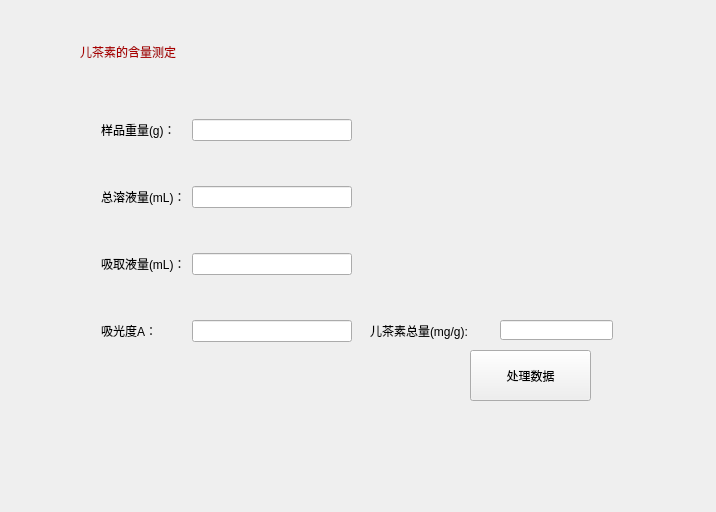
<?xml version="1.0" encoding="UTF-8"?>
<ui version="4.0">
 <class>Form</class>
 <widget class="QWidget" name="Form">
  <property name="geometry">
   <rect>
    <x>0</x>
    <y>0</y>
    <width>716</width>
    <height>512</height>
   </rect>
  </property>
  <property name="windowTitle">
   <string>Form</string>
  </property>
  <widget class="QPushButton" name="pushButton">
   <property name="geometry">
    <rect>
     <x>470</x>
     <y>350</y>
     <width>121</width>
     <height>51</height>
    </rect>
   </property>
   <property name="styleSheet">
    <string notr="true">font: 87 12pt &quot;Arial&quot;;</string>
   </property>
   <property name="text">
    <string>处理数据</string>
   </property>
  </widget>
  <widget class="QWidget" name="layoutWidget">
   <property name="geometry">
    <rect>
     <x>101</x>
     <y>80</y>
     <width>251</width>
     <height>301</height>
    </rect>
   </property>
   <layout class="QGridLayout" name="gridLayout">
    <item row="0" column="0">
     <widget class="QLabel" name="label_2">
      <property name="styleSheet">
       <string notr="true">font: 87 11pt &quot;Arial&quot;;</string>
      </property>
      <property name="text">
       <string>样品重量(g)：</string>
      </property>
     </widget>
    </item>
    <item row="2" column="2">
     <widget class="QLineEdit" name="lineEdit_3"/>
    </item>
    <item row="2" column="0">
     <widget class="QLabel" name="label_3">
      <property name="styleSheet">
       <string notr="true">font: 87 11pt &quot;Arial&quot;;</string>
      </property>
      <property name="text">
       <string>吸取液量(mL)：</string>
      </property>
     </widget>
    </item>
    <item row="3" column="0">
     <widget class="QLabel" name="label_5">
      <property name="styleSheet">
       <string notr="true">font: 87 11pt &quot;Arial&quot;;</string>
      </property>
      <property name="text">
       <string>吸光度A：</string>
      </property>
     </widget>
    </item>
    <item row="0" column="2">
     <widget class="QLineEdit" name="lineEdit_1"/>
    </item>
    <item row="1" column="2">
     <widget class="QLineEdit" name="lineEdit_2"/>
    </item>
    <item row="1" column="0">
     <widget class="QLabel" name="label">
      <property name="styleSheet">
       <string notr="true">font: 87 11pt &quot;Arial&quot;;</string>
      </property>
      <property name="text">
       <string>总溶液量(mL)：</string>
      </property>
     </widget>
    </item>
    <item row="3" column="2">
     <widget class="QLineEdit" name="lineEdit_4"/>
    </item>
   </layout>
  </widget>
  <widget class="QLabel" name="label_4">
   <property name="geometry">
    <rect>
     <x>80</x>
     <y>41</y>
     <width>231</width>
     <height>21</height>
    </rect>
   </property>
   <property name="styleSheet">
    <string notr="true">font: 87 14pt &quot;Arial&quot;;
color: rgb(170, 0, 0);</string>
   </property>
   <property name="text">
    <string>儿茶素的含量测定</string>
   </property>
  </widget>
  <widget class="QLabel" name="label_6">
   <property name="geometry">
    <rect>
     <x>370</x>
     <y>320</y>
     <width>131</width>
     <height>21</height>
    </rect>
   </property>
   <property name="styleSheet">
    <string notr="true">font: 87 11pt &quot;Arial&quot;;</string>
   </property>
   <property name="text">
    <string>儿茶素总量(mg/g):</string>
   </property>
  </widget>
  <widget class="QLineEdit" name="lineEdit_5">
   <property name="geometry">
    <rect>
     <x>500</x>
     <y>320</y>
     <width>113</width>
     <height>20</height>
    </rect>
   </property>
  </widget>
 </widget>
 <resources/>
 <connections>
  <connection>
   <sender>pushButton</sender>
   <signal>clicked()</signal>
   <receiver>Form</receiver>
   <slot>processingData()</slot>
   <hints>
    <hint type="sourcelabel">
     <x>546</x>
     <y>379</y>
    </hint>
    <hint type="destinationlabel">
     <x>1015</x>
     <y>374</y>
    </hint>
   </hints>
  </connection>
 </connections>
 <slots>
  <slot>processingData()</slot>
 </slots>
</ui>
